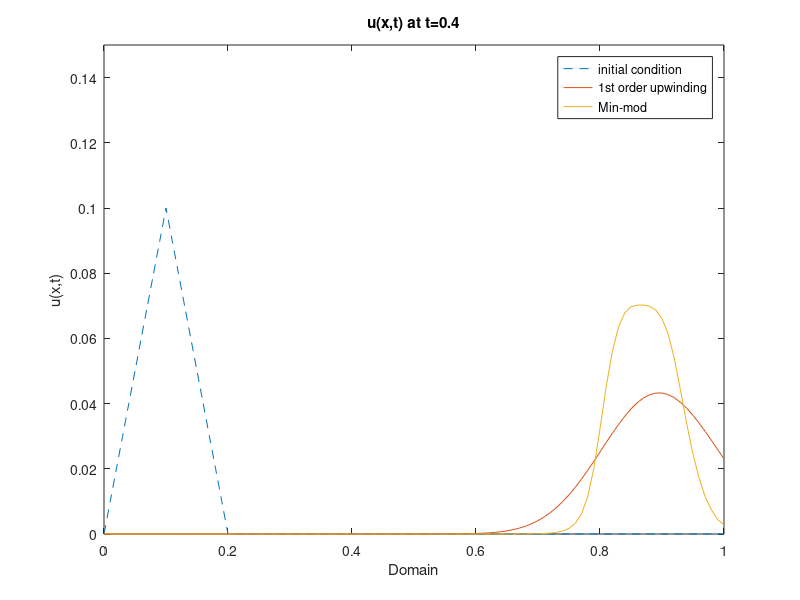

Write MATLAB code to recreate this figure.
%% Homework 6: Question 2
% Solving the 1st order linear wave equation using a minmod flux limiter
% between the first order upwinding scheme and the 2nd order central
% differencing scheme based on a 'triangle' shaped initial condition,
% evaluated at t = 0.4. 

%% Domain Setup 
dx = 0.01;      % mesh spacing
x = 0:dx:1;     % domain from 0-1
I = length(x);

% Define CFL/wave speed
CFL = 0.15;
c = 2.0;

% Define time step
t0 = 0;
tf = 1;
dt = CFL*dx/c;    

t = t0:dt:tf;
N = length(t);

% find value of time t = 0.4
n_val = floor(0.4/dt);

%% Boundary Conditions
% Define upwind boundary condition at x=0 to be u=0
u = zeros(I,N);     % define empty vector u

% Define initial condition of triangle profile
for i=1:I
    if x(i) > 0 && x(i) <= 0.1
        u(i,1) = x(i);
    elseif x(i) > 0.1 && x(i) <= 0.2
        u(i,1) = 0.2 - x(i);
    elseif x(i) > 0.2 && x(i) <=1
        u(i,1) = 0;
    end
end

%% First-order upwinding for comparison

% create solution vector and give it the initial condition
u1 = u;

% implement scheme with explicit euler timestepping
for n=1:N-1
    for i=2:I
        u1(i,n+1) = -(c*dt/dx)* (u1(i,n) - u1(i-1,n))+ u1(i,n);
    end
end

%% Min-Mod Diffusive Flux Limiter 

% Create a solution vector and give it the inital condition
phi = u;

for n=1:N-1
    for i=2:I
        if i == 2
            % first order upwind first interior point
            phi(i,n+1) = -(c*dt/dx)* (phi(i,n) - phi(i-1,n))+ phi(i,n);
        elseif i == I
            % first order upwind last interior point
            phi(i,n+1) = -(c*dt/dx)* (phi(i,n) - phi(i-1,n))+ phi(i,n);
        else
            % min-mod the rest of the interior points
            r = (phi(i,n)-phi(i-1,n))/(phi(i+1,n)-phi(i,n));    % the ratio of two adjacent gradients of the advected scalar
            
            % define min-mod function based on the calculated value of r 
            minmod = max([0, min([r,1])]);

            ud = -(c*dt/dx)* (phi(i,n) - phi(i-1,n))+ phi(i,n);     % upwinding
            cd = phi(i,n) - (c*dt/(dx*2)) * (phi(i+1,n)-phi(i-1,n));    % central differencing
            
            % SCHEME = upwinding - minmod * (upwinding - central differencing)
            phi(i,n+1) = ud - minmod* (ud - cd);
        end
    end
end

%% PLOTTING
% initial condition & 1st order upwinded solution

figure(1)
plot(x, u(:,1),'--');         % plot initial condition
hold on
plot(x, u1(:,n_val));           % plot at t = 0.4
xlabel('Domain')
ylabel('u(x,t)')
title('u(x,t) at t=0.4')
ylim([0,0.15])
hold on 
plot(x, phi(:,n_val));         % plot min-mod solution at t = 0.4
legend('initial condition','1st order upwinding','Min-mod')